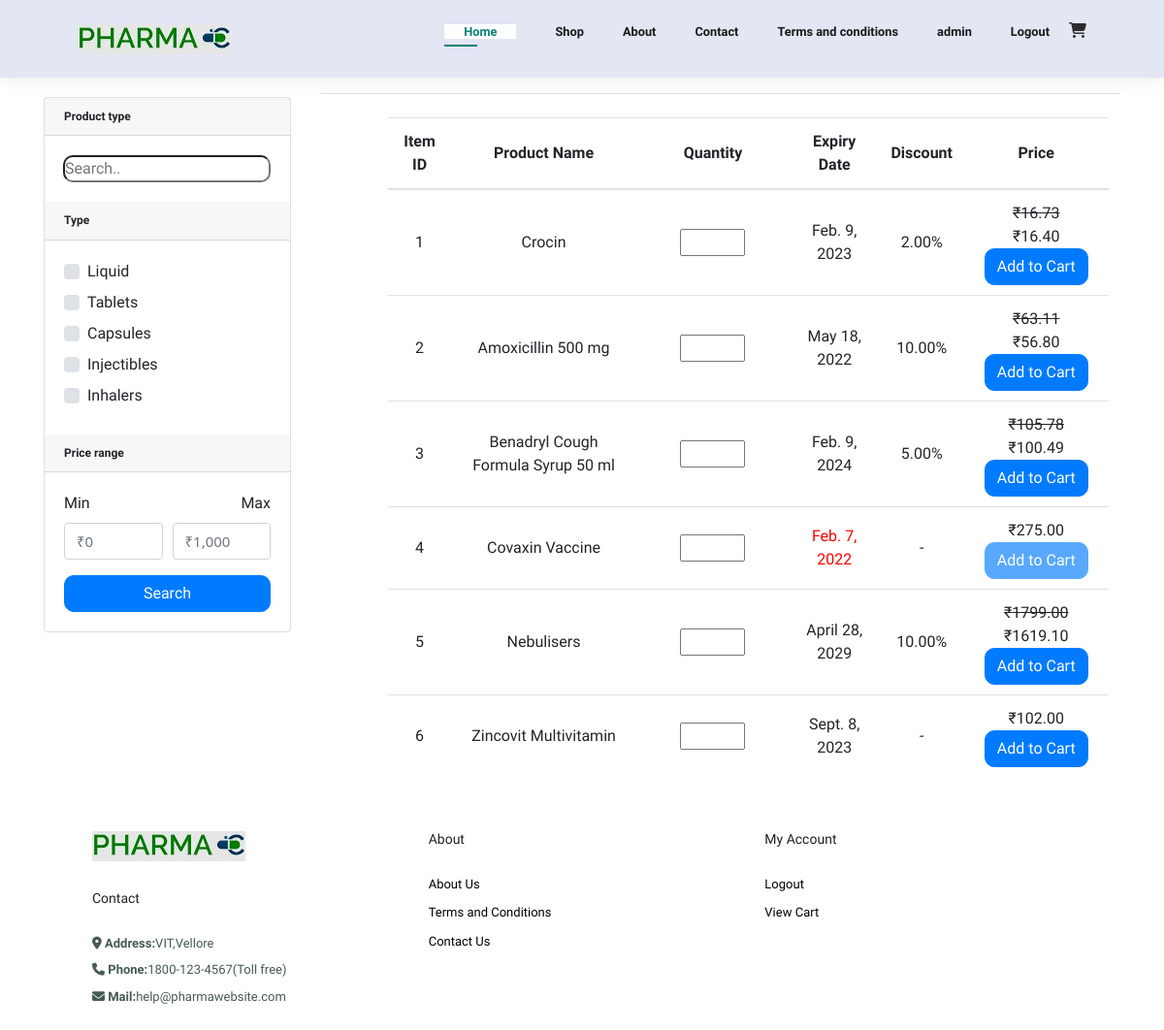
Screenshot of /view (signed in) with the database file from the repository.
### inventory/models.py (models this page shows, shortened)
class ItemMain(models.Model):
    itemid = models.AutoField(primary_key=True)
    itemname = models.CharField(max_length=50)
    discount = models.DecimalField(decimal_places=2, max_digits=25)
    price = models.DecimalField(decimal_places=2, max_digits=25)
    type = models.ForeignKey(ItemsCat, on_delete=models.CASCADE)
    composition = models.TextField()
    manufacturingdate = models.DateField()
    expirydate = models.DateField()
    quantity = models.IntegerField(default=0)
    slug = models.SlugField(max_length=50, unique=True,
                            default="", editable=False)

### inventory/views.py (the view)
# urls.py: path('view', views.items_display, name="view"),
@login_required(login_url='login')
def items_display(request):
    itemsearch = []
    l = []
    if request.method == 'POST':
        search_keyword = request.POST.get('search_keyword')
        if search_keyword != "" and search_keyword != None:
            item_search_part1 = list(ItemMain.objects.filter(
                itemname__icontains=search_keyword))
            item_search_part2 = list(ItemMain.objects.filter(
                composition__icontains=search_keyword))
            item_search_part3 = list(ItemMain.objects.filter(
                itemid__icontains=search_keyword))
            itemsearch = item_search_part1 + item_search_part2 + item_search_part3
            if itemsearch == []:
                messages.info(request, 'No Results Found')
        else:
            itemsearch = list(ItemMain.objects.all())
        cat = request.POST.getlist('cat', [])
        min_price = request.POST.get('min_price')
        max_price = request.POST.get('max_price')
        quantity = request.POST.get('quantity')
        if quantity == '' or quantity == None:
            quantity = 0
        else:
            quantity = int(quantity)
        id = request.POST.get('id')
        if id:
            currentItem = ItemMain.objects.filter(slug=id)[0]
            if (currentItem.quantity - quantity >= 0):
                for counter in range(quantity):
                    cartModel = UserCart.objects.filter(
                        user=User.objects.filter(username=request.user)[0],
                        itemid=ItemMain.objects.filter(itemid=id)[0],
                        quantity=quantity
                    )
                    if cartModel:
                        cartModel = UserCart.objects.create(
                            user=User.objects.filter(username=request.user)[0],
                            itemid=ItemMain.objects.filter(itemid=id)[0],
                            quantity=quantity
                        )
                        cartModel.save()
                    else:
                        cartModel = UserCart.objects.create(
                            user=User.objects.filter(username=request.user)[0],
                            itemid=ItemMain.objects.filter(itemid=id)[0],
                            quantity=quantity
                        )
                        cartModel.save()
                currentItem.quantity -= quantity
                currentItem.save()
            else:
                messages.info(request, "Out of Stock")
                print("Out of Stock")
        if min_price == '' or min_price == None:
            min_price = 0
        else:
            min_price = int(min_price)
        if max_price == '' or max_price == None:
            max_price = 10000000
        else:
            max_price = int(max_price)
        items = []
        if len(cat) > 0:
            if (len(cat)):
                items = ItemMain.objects.filter(
                    type__in=ItemsCat.objects.filter(catName__in=cat))
        else:
            items = ItemMain.objects.all()
        items = list(set(items).intersection(set(itemsearch)))
        for i in items:
            ll = []
            ll.append(i.itemid)
            ll.append(i.itemname)
            ll.append(i.expirydate)
            ll.append(i.discount)
            ll.append(i.price)
            price = i.price
            offer = i.discount
            newPrice = price - (price * offer)/100
            ll.append(newPrice)
            if newPrice >= min_price and newPrice <= max_price:
                ll.append("Valid")
            else:
                ll.append("Invalid")
            ll.append(i.slug)
            if i.expirydate <= date.today():
                ll.append("Expired")
            else:
                ll.append("Valid")
            l.append(ll)
    else:
        items = list(ItemMain.objects.all())
        for i in items:
            ll = []
            ll.append(i.itemid)
            ll.append(i.itemname)
            ll.append(i.expirydate)
            ll.append(i.discount)
            ll.append(i.price)
            price = i.price
            offer = i.discount
            newPrice = price - (price * offer)/100
            ll.append(newPrice)
            if newPrice >= 0 and newPrice <= 10000000:
                ll.append("Valid")
            else:
                ll.append("Invalid")
            ll.append(i.slug)
            if i.expirydate <= date.today():
                ll.append("Expired")
            else:
                ll.append("Valid")
            l.append(ll)
    context = {
        "items": l
    }
    return render(request, "inventory/inventory view.html", context)

### templates/inventory/inventory view.html (shortened to what this page needs)
{% extends "base.html" %}
{% load static %}
{% block home %}
<link href="//maxcdn.bootstrapcdn.com/bootstrap/4.1.1/css/bootstrap.min.css" rel="stylesheet" id="bootstrap-css">
<link rel="stylesheet" href="{% static 'css/inventory view.css' %}" />
<link rel="stylesheet" href="https://fontawesome.com/v4.7.0/assets/font-awesome/css/font-awesome.css">
<link rel="stylesheet" href="https://cdnjs.cloudflare.com/ajax/libs/font-awesome/4.7.0/css/font-awesome.min.css">
<div class="container">
	<div class="row">
		<aside class="col-md-3">
			<div class="card">
				<article class="filter-group">
					<header class="card-header">
						<h6 class="title">Product type</h6>
					</header>
					<div class="filter-content collapse show" id="collapse_1">
						<div class="card-body">
							<div class="input-group">
								<div class="input-group-append">
									<form method="POST">
										<input type="search" placeholder="Search.." name="search_keyword"
											style="border-radius: 10px; width: 100%;">
								</div>
							</div>
						</div>
					</div>
				</article>
				<article class="filter-group">
					<header class="card-header">
						<h6 class="title">Type </h6>
					</header>
					<div class="filter-content collapse show" id="collapse_2">
						<div class="card-body">
							<label class="custom-control custom-checkbox">
								<div class="custom-control-label">Liquid
								</div>
							</label>
							<label class="custom-control custom-checkbox">
								<div class="custom-control-label">Tablets
								</div>
							</label>
							<label class="custom-control custom-checkbox">
								<div class="custom-control-label">Capsules
								</div>
							</label>
							<label class="custom-control custom-checkbox">
								<div class="custom-control-label">Injectibles
								</div>
							</label>
							<label class="custom-control custom-checkbox">
								<div class="custom-control-label">Inhalers
								</div>
							</label>
						</div>
					</div>
				</article>
				<article class="filter-group">
					<header class="card-header">
						<h6 class="title">Price range </h6>
					</header>
					<div class="filter-content collapse show" id="collapse_3">
						<div class="card-body">
							<div class="form-row">
								<div class="form-group col-md-6">
									<label>Min</label>
									<input class="form-control" placeholder="₹0" type="number" name="min_price">
								</div>
								<div class="form-group text-right col-md-6">
									<label>Max</label>
									<input class="form-control" placeholder="₹1,000" type="number" name="max_price">
								</div>
							</div>
							<button class="btn btn-block btn-primary">Search</button>
						</div>
					</div>
				</article>
			</div>
		</aside>
		<main class="col-md-9">
			<header class="border-bottom mb-4 pb-3">
			</header>
			<div>
				<table class="table table-hover" style="width:90%; margin-left: 70px; margin-top: 10px;">
					<thead>
						<tr>
							<th scope="col" style="	font-weight: bold;">Item ID</td>
							<th scope="col" style="	font-weight: bold;">Product Name</td>
							<th scope="col" style="	font-weight: bold;">Quantity</td>
							<th scope="col" style="	font-weight: bold;">Expiry Date</td>
							<th scope="col" style="	font-weight: bold;">Discount</td>
							<th scope="col" style="	font-weight: bold;">Price</td>
						</tr>
					</thead>
					{% for item in items %}
					{% if item.6 == "Valid" %}
					<tr>
						<td scope="row">{{ item.0 }}</td>
						<td>{{ item.1 }}</td>
						<form method="POST">
							<td><input type="number" id="quantity" name="quantity" min="0" max="1,000"
									style="width: 50%;"></td>
							{% if item.8 == "Expired" %}
							<td style="color: red;">{{ item.2 }}</td>
							{% else %}
							<td>{{ item.2 }}</td>
							{% endif %}
							{% if item.3 != 0 %}
							<td>{{ item.3 }}%</td>
							<td style="width: 20%;padding-bottom: 10px;"><del>₹{{ item.4|floatformat:2 }}</del><br>
								₹{{ item.5|floatformat:2 }}<br>
								{% if item.8 == "Expired" %}
								<button class="btn btn-primary" disabled>Add to Cart</button>
								{% else %}
								<button class="btn btn-primary">Add to Cart</button>
								{% endif %}
							</td>
							{% else %}
							<td>-</td>
							<td style="width: 20%;padding-bottom: 10px;">
								₹{{ item.5|floatformat:2 }}<br>
								{% if item.8 == "Expired" %}
								<button class="btn btn-primary" disabled>Add to Cart</button>
								{% else %}
								<button class="btn btn-primary">Add to Cart</button>
								{% endif %}
							</td>
							{% endif %}
						</form>
					</tr>
					{% endif %}
					{% endfor %}
				</table>
			</div>
		</main>
	</div>
</div>
{% endblock home %}

### templates/navbar.html
{% load static %}
<link rel="stylesheet" href="{% static 'css/navbar.css' %}">
<link rel="stylesheet" href="https://cdnjs.cloudflare.com/ajax/libs/font-awesome/4.7.0/css/font-awesome.min.css">
<section id="header">
    <a href="#"><img src="{% static 'img/logo.jpg'%}" class="logo" alt=""></a>
    <div>
        <ul id="navbar">
            <li><a class="active" href="{% url 'homepage' %}">Home</a></li>
            <li><a class="" href="{% url 'view' %}">Shop</a></li>
            <li><a class="" href="{% url 'about' %}">About</a></li>
            <li><a class="" href="{% url 'contact' %}">Contact</a></li>
            <li><a class="" href="{% url 'tnc' %}">Terms and conditions</a></li>
            {% if user.is_authenticated %}
            <li>
                <a class="" href="{% url 'homepage' %}" class="dropdown-item">{{ user }}</a>
            </li>
            <li>
                <a class="" href="{% url 'logout' %}" class="dropdown-item">Logout</a>
            </li>
            {% else %}
            <li>
                <a class="" href="{% url 'login' %}" class="dropdown-item">Login</a>
            </li>
            {% endif %}
            <a class="" href="{% url 'cart' %}"><i class="fa fa-shopping-cart"
                    style="color: rgba(0, 0, 0, 0.805)"></i></a>
        </ul>
    </div>
</section>

### static_in_env/css/navbar.css (style rules this page uses)
* { margin: 0; padding: 0; box-sizing: border-box; font-family: 'Spartan', sans-serif; }
#header { display: flex; align-items: center; justify-content: space-between; padding: 20px 80px; background: #E3E6F3; box-shadow: 0 5px 15px rgba(0, 0, 0, 0.06); z-index: 999; position: sticky; top: 0; left: 0 }
#navbar { display: flex; align-items: center; justify-content: center; }
#navbar li { list-style: none; padding: 0 20px; position: relative; }
#navbar li a { text-decoration: none; font-size: 0.8rem; font-weight: 600; color: #1a1a1a; transition: 0.3s ease; }
#navbar li a:hover, #navbar li a.active { color: #088178; }
#navbar li a.active::after, #navbar li a:hover::after { content: ""; width: 30%; height: 2px; background: #088178; position: absolute; bottom: -4px; left: 20px }
body { margin: 0; padding: 0; font-family: sans-serif; background-image: url("b2g.png"); background-repeat: no-repeat; }
.active { width: 1000px; min-height: 688px; background-color: white; margin: 0 auto; padding: 0px 20px 0px 20px; }

### static_in_env/css/inventory view.css (style rules this page uses)
.title { margin: 0; }
body { margin: 0; padding: 0; font-family: sans-serif; background-image: url("b2g.png"); background-repeat: no-repeat; }
.row:after { content: ""; display: table; clear: both; }
.table, th, td { text-align: center; }
.table td, .table th { vertical-align: middle !important; }
.form-control { font-family: system-ui, sans-serif; font-size: 15px; line-height: 1.1; margin-right: 5px; }
.btn { border-radius: 10px; }

### static_in_env/css/footer.css (style rules this page uses)
* { margin:0; padding:0; box-sizing: border-box; font-family:'Spartan', sans-serif; }
h6 { font-weight: 700; font-size: 12px; }

### rows the page displays
ItemMain: itemname "Crocin", expirydate "Feb. 9, 2023", discount "2.00", price "16.73"
ItemMain: itemname "Amoxicillin 500 mg", expirydate "May 18, 2022", discount "10.00", price "63.11"
ItemMain: itemname "Benadryl Cough Formula Syrup 50 ml", expirydate "Feb. 9, 2024", discount "5.00", price "105.78"
ItemMain: itemname "Covaxin Vaccine", expirydate "Feb. 7, 2022"
ItemMain: itemname "Nebulisers", expirydate "April 28, 2029", discount "10.00", price "1799.00"
ItemMain: itemname "Zincovit Multivitamin", expirydate "Sept. 8, 2023"

### other values shown
{{ user }} "admin"
{{ item.0 }} "1" "2" "3" "4" "5" "6"
{{ item.5|floatformat:2 }} "16.40" "56.80" "100.49" "1619.10"
{{ item.5|floatformat:2 }} "275.00" "102.00"
